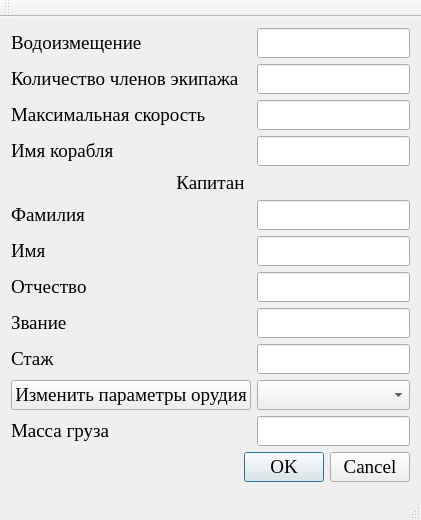
<?xml version="1.0" encoding="UTF-8"?>
<ui version="4.0">
 <class>ModernShip</class>
 <widget class="QMainWindow" name="ModernShip">
  <property name="geometry">
   <rect>
    <x>0</x>
    <y>0</y>
    <width>421</width>
    <height>515</height>
   </rect>
  </property>
  <property name="font">
   <font>
    <family>Times New Roman</family>
    <pointsize>14</pointsize>
   </font>
  </property>
  <property name="windowTitle">
   <string>ModernShip</string>
  </property>
  <widget class="QWidget" name="centralWidget">
   <layout class="QVBoxLayout" name="verticalLayout">
    <item>
     <layout class="QFormLayout" name="formLayout">
      <item row="0" column="0">
       <widget class="QLabel" name="label">
        <property name="text">
         <string>Водоизмещение</string>
        </property>
       </widget>
      </item>
      <item row="0" column="1">
       <widget class="QLineEdit" name="Draught"/>
      </item>
      <item row="1" column="0">
       <widget class="QLabel" name="label_2">
        <property name="text">
         <string>Количество членов экипажа</string>
        </property>
       </widget>
      </item>
      <item row="1" column="1">
       <widget class="QLineEdit" name="Quan"/>
      </item>
      <item row="2" column="0">
       <widget class="QLabel" name="label_3">
        <property name="text">
         <string>Максимальная скорость</string>
        </property>
       </widget>
      </item>
      <item row="2" column="1">
       <widget class="QLineEdit" name="Max_Speed"/>
      </item>
      <item row="3" column="0">
       <widget class="QLabel" name="label_4">
        <property name="text">
         <string>Имя корабля</string>
        </property>
       </widget>
      </item>
      <item row="3" column="1">
       <widget class="QLineEdit" name="Ship_Name"/>
      </item>
      <item row="4" column="0" colspan="2">
       <widget class="QLabel" name="label_5">
        <property name="text">
         <string>&lt;html&gt;&lt;head/&gt;&lt;body&gt;&lt;p align=&quot;center&quot;&gt;Капитан&lt;/p&gt;&lt;/body&gt;&lt;/html&gt;</string>
        </property>
       </widget>
      </item>
      <item row="5" column="0">
       <widget class="QLabel" name="label_6">
        <property name="sizePolicy">
         <sizepolicy hsizetype="Preferred" vsizetype="Preferred">
          <horstretch>0</horstretch>
          <verstretch>0</verstretch>
         </sizepolicy>
        </property>
        <property name="text">
         <string>Фамилия</string>
        </property>
       </widget>
      </item>
      <item row="5" column="1">
       <widget class="QLineEdit" name="Family"/>
      </item>
      <item row="6" column="0">
       <widget class="QLabel" name="label_7">
        <property name="text">
         <string>Имя</string>
        </property>
       </widget>
      </item>
      <item row="6" column="1">
       <widget class="QLineEdit" name="Name"/>
      </item>
      <item row="7" column="0">
       <widget class="QLabel" name="label_8">
        <property name="text">
         <string>Отчество</string>
        </property>
       </widget>
      </item>
      <item row="7" column="1">
       <widget class="QLineEdit" name="Patr"/>
      </item>
      <item row="8" column="0">
       <widget class="QLabel" name="label_9">
        <property name="text">
         <string>Звание</string>
        </property>
       </widget>
      </item>
      <item row="8" column="1">
       <widget class="QLineEdit" name="Rank"/>
      </item>
      <item row="9" column="0">
       <widget class="QLabel" name="label_10">
        <property name="text">
         <string>Стаж</string>
        </property>
       </widget>
      </item>
      <item row="9" column="1">
       <widget class="QLineEdit" name="Exp"/>
      </item>
      <item row="10" column="0">
       <widget class="QPushButton" name="pushButton">
        <property name="text">
         <string>Изменить параметры орудия</string>
        </property>
       </widget>
      </item>
      <item row="10" column="1">
       <widget class="QComboBox" name="comboBox"/>
      </item>
      <item row="12" column="0">
       <widget class="QLabel" name="label_11">
        <property name="text">
         <string>Масса груза</string>
        </property>
       </widget>
      </item>
      <item row="12" column="1">
       <widget class="QLineEdit" name="Mass"/>
      </item>
     </layout>
    </item>
    <item>
     <widget class="QDialogButtonBox" name="buttonBox">
      <property name="standardButtons">
       <set>QDialogButtonBox::Cancel|QDialogButtonBox::Ok</set>
      </property>
     </widget>
    </item>
   </layout>
  </widget>
  <widget class="QMenuBar" name="menuBar">
   <property name="geometry">
    <rect>
     <x>0</x>
     <y>0</y>
     <width>421</width>
     <height>21</height>
    </rect>
   </property>
  </widget>
  <widget class="QToolBar" name="mainToolBar">
   <attribute name="toolBarArea">
    <enum>TopToolBarArea</enum>
   </attribute>
   <attribute name="toolBarBreak">
    <bool>false</bool>
   </attribute>
  </widget>
  <widget class="QStatusBar" name="statusBar"/>
 </widget>
 <layoutdefault spacing="6" margin="11"/>
 <resources/>
 <connections/>
</ui>
